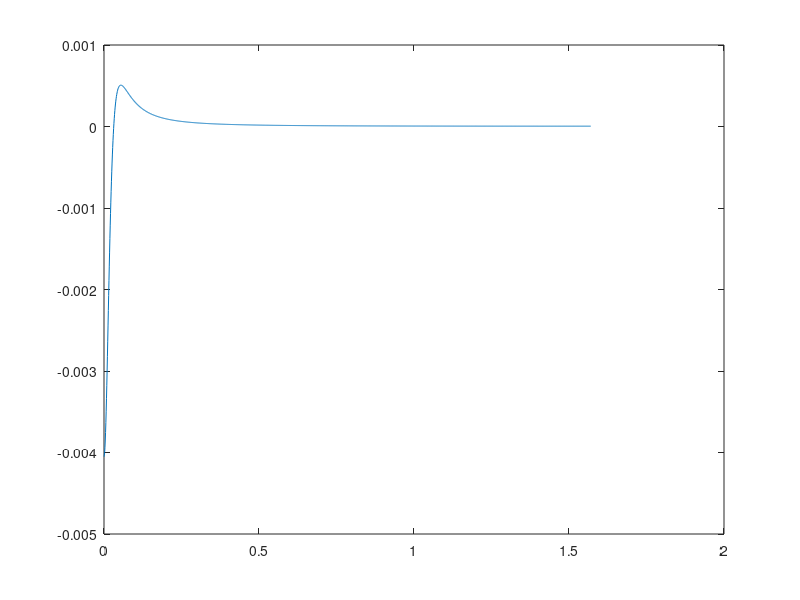
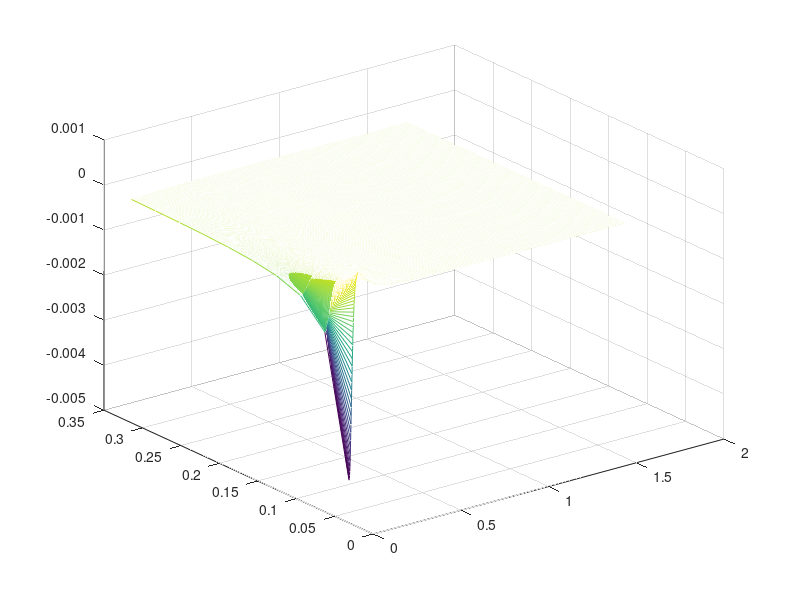

MATLAB code to generate these figures, in order:
%%plot the interaction strengths as a function of x and imaginary time in the quantum
%%to classical mapping of the spin boson model

%first just plot 1d: 2 sites
%time goes from 0 to pi
%x = pi/v/beta * r can take any value - will want to choose different values for a / v / beta
avbeta = pi*0.01;
time = 0 : 0.001 : pi/2;
coeff = pi * pi / length(time) / length(time) .* (sin(time).*sin(time).*cosh(avbeta).*cosh(avbeta) - sinh(avbeta).*sinh(avbeta).*cos(time).*cos(time))...
	./(sin(time).*sin(time).*cosh(avbeta).*cosh(avbeta) + sinh(avbeta).*sinh(avbeta).*cos(time).*cos(time))./(sin(time).*sin(time).*cosh(avbeta).*cosh(avbeta) + sinh(avbeta).*sinh(avbeta).*cos(time).*cos(time));
%figure()
plot(time, coeff);

%many sites
site = 1:10;
[t, x] = meshgrid (time, avbeta * site);
z = pi * pi / length(time) / length(time) .* (sin(t).*sin(t).*cosh(x).*cosh(x) - sinh(x).*sinh(x).*cos(t).*cos(t))...
	./(sin(t).*sin(t).*cosh(x).*cosh(x) + sinh(x).*sinh(x).*cos(t).*cos(t))./(sin(t).*sin(t).*cosh(x).*cosh(x) + sinh(x).*sinh(x).*cos(t).*cos(t));
figure()
mesh(time, avbeta*site, z);